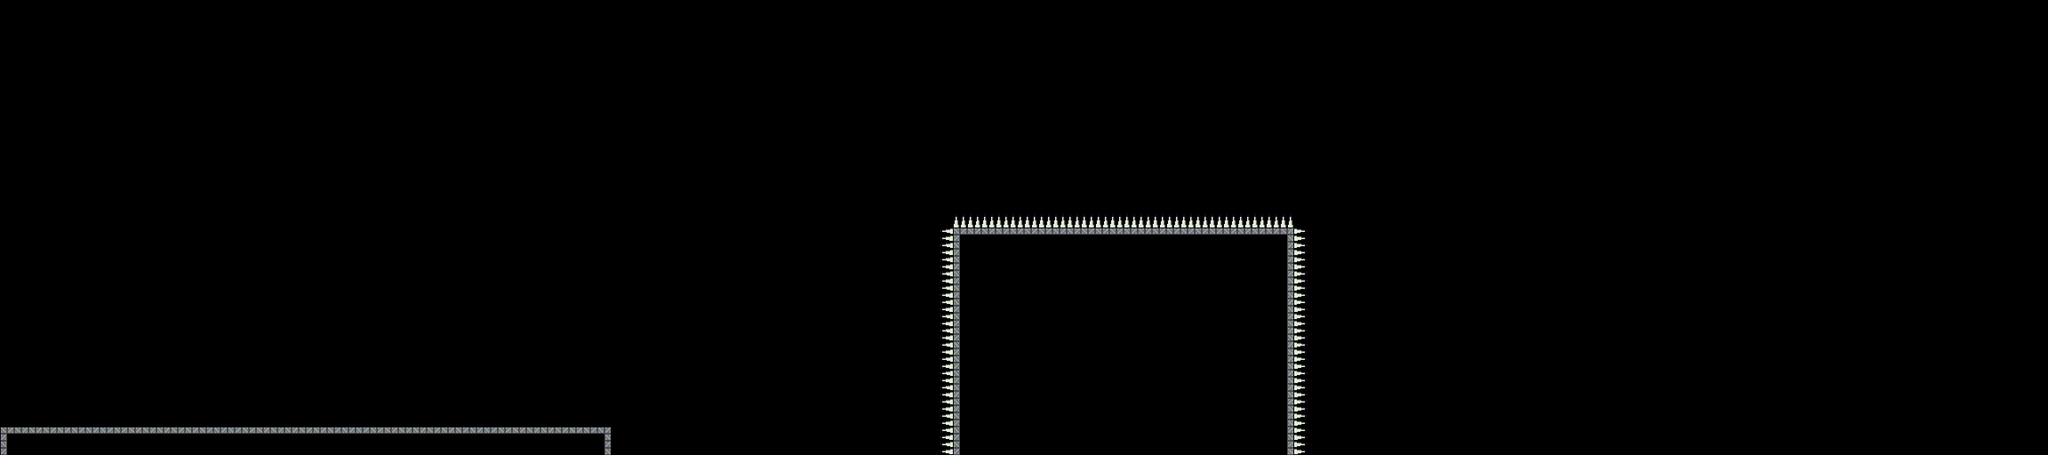

Below is a game level as drawn by its tile map, then a one-line description and the .tmx that defines it (tile-layer data replaced by summaries):
An orthogonal 144x32 tile map with 16x16 px tiles, 1 tile layer (tiles) and 27 objects.

<map version="1.4" tiledversion="1.4.1" orientation="orthogonal" renderorder="right-down" width="144" height="32" tilewidth="16" tileheight="16" infinite="0" nextlayerid="8" nextobjectid="43">
 <tileset firstgid="1" name="tiles" tilewidth="16" tileheight="16" tilecount="16" columns="4">
  <image source="../../images/tilesets/tiles.png" width="64" height="64" />
 </tileset>
 <objectgroup id="2" name="sw-triangles">
  <object id="1" x="32" y="272" width="32" height="208" />
  <object id="2" x="32" y="288" width="48" height="192" />
  <object id="3" x="32" y="304" width="64" height="176" />
  <object id="4" x="32" y="320" width="80" height="160" />
  <object id="5" x="32" y="336" width="96" height="144" />
  <object id="6" x="32" y="352" width="112" height="128" />
  <object id="7" x="32" y="368" width="130" height="112" />
  <object id="8" x="32" y="384" width="148" height="96" />
  <object id="9" x="32" y="400" width="160" height="80" />
  <object id="10" x="32" y="416" width="176" height="64" />
  <object id="11" x="32" y="432" width="208" height="48" />
  <object id="12" x="32" y="448" width="260" height="32" />
  <object id="13" x="32" y="464" width="320" height="16" />
  <object id="18" x="32" y="32" width="16" height="448" />
 </objectgroup>
 <objectgroup id="3" name="squares">
  <object id="14" x="32" y="480" width="655" height="16" />
  <object id="26" x="0" y="32" width="32" height="464" />
  <object id="37" x="1072" y="256" width="384" height="16" />
  <object id="38" x="1072" y="256" width="16" height="256" />
  <object id="39" x="1440" y="256" width="16" height="256" />
 </objectgroup>
 <objectgroup id="6" name="end">
  <object id="35" x="1888" y="352" width="16" height="64" />
 </objectgroup>
 <objectgroup id="4" name="se-triangles">
  <object id="19" x="615" y="420" width="73" height="60" />
  <object id="20" x="560" y="432" width="128" height="48" />
  <object id="21" x="482" y="448" width="205.333" height="32" />
  <object id="22" x="416" y="464" width="272" height="16" />
 </objectgroup>
 <objectgroup id="7" name="spikes">
  <object id="40" x="1072" y="244" width="384" height="12" />
  <object id="41" x="1060" y="256" width="16" height="256" />
  <object id="42" x="1456" y="256" width="12" height="256" />
 </objectgroup>
 <layer id="5" name="tiles" width="144" height="32">
  <data>[4608 cells, 155 non-empty, 10 distinct tile ids]</data>
 </layer>
</map>
